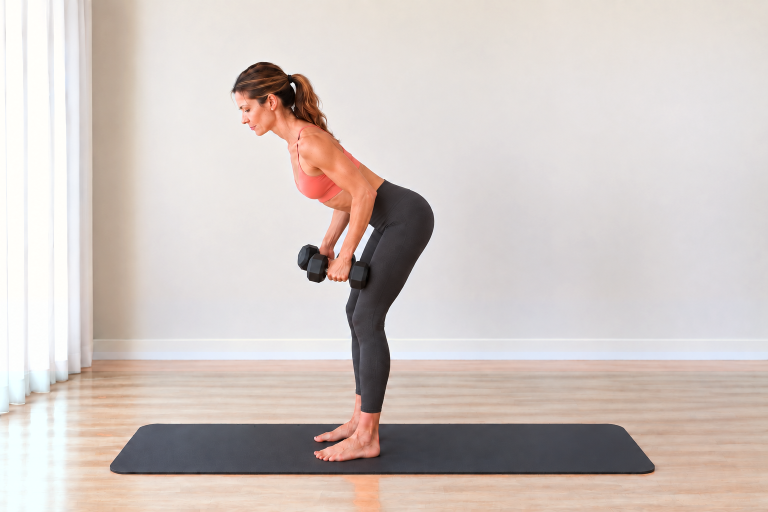
#> input picture .qa-kneeling-bear/site/Pilates Assets/02_Exercise_Cards/Triceps Kickback/triceps_kickback_start.png, 1536 x 1024 px (shown at 1/2 size); the run also reads 1 picture not shown here
$ python build_triceps_kickback_cards.py
#> lines starting #> are read from the running program, lines starting #| are printed output that depends on the picture; after the words box and inside, x2 and y2 are one past the last pixel; in counts of white or black regions, pixels touching at a corner belong together
# -*- coding: utf-8 -*-
from pathlib import Path
import hashlib

from PIL import Image, ImageDraw, ImageFont, ImageOps


BASE = Path(__file__).resolve().parent
START = BASE / "triceps_kickback_start.png"
HERO = BASE / "triceps_kickback_hero.png"
GUIDE = BASE / "triceps_kickback_guide_card_v01.png"
STEP = BASE / "triceps_kickback_step_by_step_v01.png"

BG = (244, 251, 250)
CARD = (255, 255, 255)
INK = (38, 44, 47)
MUTED = (92, 108, 112)
TEAL = (20, 154, 154)
TEAL_D = (14, 122, 123)
LINE = (210, 232, 230)
SOFT = (231, 247, 246)
WARN = (255, 247, 244)
FONT_DIR = Path(r"C:\Windows\Fonts")


def sha256(path):
    return hashlib.sha256(path.read_bytes()).hexdigest()


def font(name, size):
#> called with name = 'arialbd.ttf', size = 44
    for candidate in (FONT_DIR / name, FONT_DIR / "arial.ttf", FONT_DIR / "segoeui.ttf"):
        if candidate.exists():
            return ImageFont.truetype(str(candidate), size)
    return ImageFont.load_default()


F = {
    "title": font("arialbd.ttf", 44),
    "subtitle": font("arialbd.ttf", 21),
    "h2": font("arialbd.ttf", 25),
    "body": font("arial.ttf", 20),
    "small_b": font("arialbd.ttf", 17),
    "tiny": font("arial.ttf", 14),
    "step_title": font("arialbd.ttf", 38),
    "step_h": font("arialbd.ttf", 22),
    "step_body": font("arial.ttf", 18),
}


def rounded(draw, box, radius=28, fill=CARD, outline=LINE, width=2):
    draw.rounded_rectangle(box, radius=radius, fill=fill, outline=outline, width=width)


def wrap_text(draw, text, selected_font, max_width):
    lines, current = [], ""
    for word in text.split():
        candidate = (current + " " + word).strip()
        if draw.textbbox((0, 0), candidate, font=selected_font)[2] <= max_width or not current:
            current = candidate
        else:
            lines.append(current)
            current = word
    if current:
        lines.append(current)
    return lines


def draw_wrapped(draw, xy, text, selected_font, fill, max_width, line_gap=7):
    x, y = xy
    for line in wrap_text(draw, text, selected_font, max_width):
        draw.text((x, y), line, font=selected_font, fill=fill)
        y += draw.textbbox((0, 0), line, font=selected_font)[3] + line_gap
    return y


def fit_image(path, size, crop=True):
    with Image.open(path) as source:
        source = source.convert("RGB")
        if crop:
            return ImageOps.fit(source, size, method=Image.Resampling.LANCZOS, centering=(0.52, 0.55))
        contained = ImageOps.contain(source, size, Image.Resampling.LANCZOS)
    canvas = Image.new("RGB", size, CARD)
    canvas.paste(contained, ((size[0] - contained.width) // 2, (size[1] - contained.height) // 2))
    return canvas


def paste_round(base, image, box, radius=22):
    x1, y1, x2, y2 = box
    size = (x2 - x1, y2 - y1)
    if image.size != size:
        image = image.resize(size, Image.Resampling.LANCZOS)
    mask = Image.new("L", size, 0)
    ImageDraw.Draw(mask).rounded_rectangle((0, 0, size[0], size[1]), radius=radius, fill=255)
    base.paste(image, (x1, y1), mask)


def center_text(draw, box, text, selected_font, fill):
    x1, y1, x2, y2 = box
    bounds = draw.textbbox((0, 0), text, font=selected_font)
    draw.text(
        (x1 + (x2 - x1 - (bounds[2] - bounds[0])) / 2,
         y1 + (y2 - y1 - (bounds[3] - bounds[1])) / 2 - 2),
        text,
        font=selected_font,
        fill=fill,
    )


def pill(draw, xy, text, selected_font):
    x, y = xy
    bounds = draw.textbbox((0, 0), text, font=selected_font)
    box = (x, y, x + bounds[2] - bounds[0] + 32, y + bounds[3] - bounds[1] + 16)
    draw.rounded_rectangle(box, radius=16, fill=SOFT, outline=LINE, width=1)
    draw.text((x + 16, y + 7), text, font=selected_font, fill=TEAL_D)
    return box[2] + 8


def draw_icon(draw, center, kind, color=TEAL):
    x, y = center
    if kind == "breath":
        draw.arc((x - 8, y - 8, x + 8, y + 8), 25, 320, fill=color, width=3)
        draw.line((x + 7, y - 8, x + 12, y - 8, x + 12, y - 3), fill=color, width=3)
    elif kind == "focus":
        draw.ellipse((x - 8, y - 8, x + 8, y + 8), outline=color, width=3)
        draw.ellipse((x - 3, y - 3, x + 3, y + 3), fill=color)
    elif kind == "repeat":
        draw.arc((x - 9, y - 7, x + 9, y + 7), 200, 20, fill=color, width=3)
        draw.polygon([(x + 8, y - 8), (x + 14, y - 5), (x + 9, y - 1)], fill=color)


def verify_sources():
    for path in (START, HERO):
        if not path.exists():
            raise FileNotFoundError(path)
        with Image.open(path) as image:
#> image is the input picture: PIL image 1536x1024 RGB; mean R, G, B 209.3, 198.9, 194.4
            if image.mode != "RGB" or image.format != "PNG":
                raise RuntimeError(f"Unexpected source properties for {path.name}: {image.size} {image.mode}")
#> pass 2 of the loop in verify_sources, `for path in (START, HERO):`:
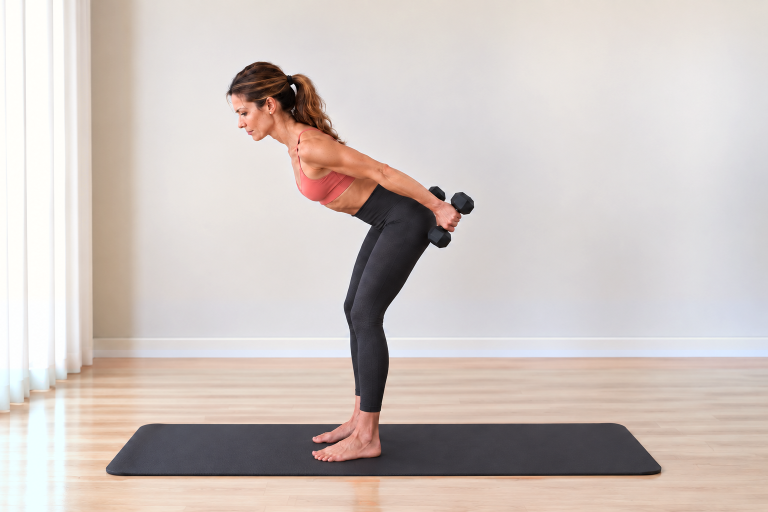
#> input picture Pilates Assets/02_Exercise_Cards/Triceps Kickback/triceps_kickback_hero.png, 1536 x 1024 px, found by its file name (shown at 1/2 size)
#> in verify_sources, image is the input picture: PIL image 1536x1024 RGB; mean R, G, B 206.9, 196.8, 192.5


def build_guide():
    image = Image.new("RGB", (780, 1688), BG)
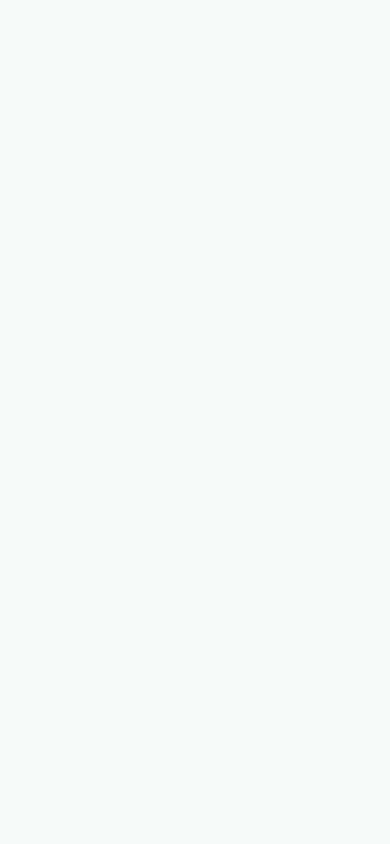
#> image: PIL image 780x1688 RGB (shown at 1/2 size); mean R, G, B 244, 251, 250
    draw = ImageDraw.Draw(image)

    rounded(draw, (34, 34, 746, 146))
    draw.text((62, 48), "TRICEPS KICKBACK", font=F["title"], fill=INK)
    draw.text((62, 98), "Zadní strana paží", font=F["subtitle"], fill=TEAL_D)
    x = pill(draw, (62, 154), "Triceps", F["small_b"])
#> x = 136
    pill(draw, (x, 154), "Činky", F["small_b"])

    rounded(draw, (34, 206, 746, 670))
    paste_round(image, fit_image(HERO, (680, 402), crop=True), (50, 232, 730, 634), 22)
#> in paste_round, `x1, y1, x2, y2 = box`: x1 = 50; y1 = 232; x2 = 730; y2 = 634
#> in paste_round, `size = (x2 - x1, y2 - y1)`: size = (680, 402)
#> in paste_round, `mask = Image.new("L", size, 0)`: mask: PIL image 680x402 L; every value is 0
#> in paste_round, `ImageDraw.Draw(mask).rounded_rectangle((0, 0, size[0], size[1]), radiu..`:
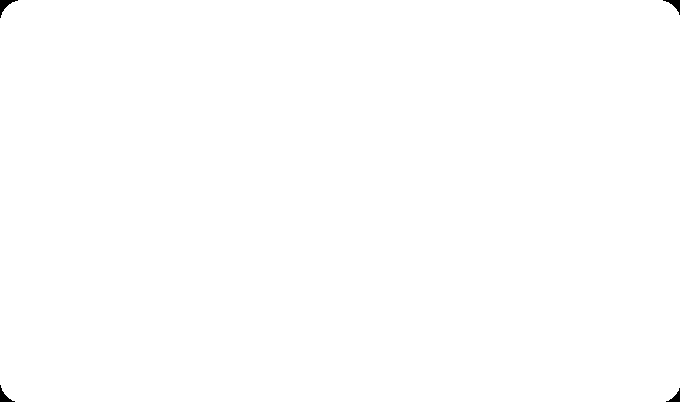
#> mask: PIL image 680x402 L; 99.9% white; 4 black regions, box (x1, y1, x2, y2) and area: (0, 0, 18, 18) 111, (663, 0, 680, 15) 93, (0, 385, 15, 402) 93, (666, 388, 680, 402) 76

    mini_y, mini_w, mini_h = 698, 218, 146
    xs = [34, 274, 514]
    labels = [
        ("START", "Lokty u těla", START),
        ("HERO", "Propni paže", HERO),
        ("START", "Kontrolovaný návrat", START),
    ]
    for index, (x0, (label, caption, source)) in enumerate(zip(xs, labels), 1):
        rounded(draw, (x0, mini_y, x0 + mini_w, mini_y + mini_h + 74), 22)
        paste_round(image, fit_image(source, (mini_w - 22, mini_h), crop=True),
                    (x0 + 11, mini_y + 10, x0 + mini_w - 11, mini_y + 10 + mini_h), 16)
#> call 2 of fit_image, with size = (196, 146), crop = True
#> in fit_image (call 2), `return ImageOps.fit(source, size, method=Image.Resampling.LANCZOS, cen..`:
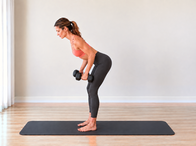
#> returned value: PIL image 196x146 RGB; mean R, G, B 206.4, 195.3, 190.6
#> call 2 of paste_round, with box = (45, 708, 241, 854), radius = 16
#> in paste_round (call 2), `x1, y1, x2, y2 = box`: x1 = 45; y1 = 708; x2 = 241; y2 = 854
#> in paste_round (call 2), `size = (x2 - x1, y2 - y1)`: size = (196, 146)
#> in paste_round (call 2), `mask = Image.new("L", size, 0)`: mask: PIL image 196x146 L; every value is 0
#> in paste_round (call 2), `ImageDraw.Draw(mask).rounded_rectangle((0, 0, size[0], size[1]), radiu..`:
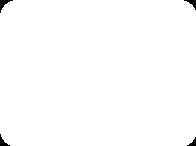
#> mask: PIL image 196x146 L; 99.3% white; 4 black regions, box (x1, y1, x2, y2) and area: (0, 0, 13, 13) 61, (184, 0, 196, 10) 48, (0, 134, 10, 146) 48, (187, 137, 196, 146) 36
        draw.ellipse((x0 + 15, mini_y + 15, x0 + 43, mini_y + 43), fill=TEAL)
        center_text(draw, (x0 + 15, mini_y + 15, x0 + 43, mini_y + 43), str(index), F["tiny"], CARD)
        center_text(draw, (x0 + 5, mini_y + mini_h + 14, x0 + mini_w - 5, mini_y + mini_h + 40), label, F["small_b"], INK)
        center_text(draw, (x0 + 8, mini_y + mini_h + 38, x0 + mini_w - 8, mini_y + mini_h + 60), caption, F["tiny"], MUTED)
#> pass 2 of the loop in build_guide, `for index, (x0, (label, caption, source)) in enumerate(zip(xs, labels)..`:

    info_y, box_w, box_h = 942, 218, 174
    info = [
        ("Dech", ["Výdech při propnutí.", "Nádech při návratu."], "breath"),
        ("Zaměř se", ["Lokty drž u těla.", "Nadloktí stabilní."], "focus"),
        ("Opakování", ["Lehká 10-12×", "Střední 11-13×", "Náročná 14-15×"], "repeat"),
    ]
    for x0, (title, lines, icon) in zip(xs, info):
        rounded(draw, (x0, info_y, x0 + box_w, info_y + box_h), 22, fill=CARD, outline=(222, 238, 236), width=1)
        draw_icon(draw, (x0 + 28, info_y + 31), icon)
        draw.text((x0 + 48, info_y + 19), title, font=F["small_b"], fill=INK)
        y = info_y + 58
        for line in lines:
            draw_wrapped(draw, (x0 + 18, y), line, F["tiny"], MUTED, box_w - 36, 4)
            y += 28

    rounded(draw, (34, 1152, 746, 1436))
    draw.text((62, 1184), "Krátký průběh", font=F["h2"], fill=INK)
    guide_lines = [
        "1. Zaujmi stabilní mírný předklon.",
        "2. Zpevni střed těla a drž záda neutrální.",
        "3. Lokty drž u těla a propni předloktí dozadu.",
        "4. Vrať činky kontrolovaně bez houpání trupem.",
    ]
    y = 1230
    for line in guide_lines:
        y = draw_wrapped(draw, (62, y), line, F["body"], MUTED, 650, 5) + 5
#> this loop made 4 passes
#> y on passes 1 to 4: 1252, 1274, 1296, 1318
#> after the loop, y = 1318

    rounded(draw, (34, 1466, 746, 1648), 28, fill=WARN, outline=(242, 220, 216), width=1)
    draw.text((62, 1498), "Na co si dát pozor", font=F["h2"], fill=INK)
    draw_wrapped(
        draw,
        (62, 1544),
        "Nezvedej ramena k uším, neprohýbej bedra a nešvihej činkami. Pohyb vychází hlavně z lokte.",
        F["body"],
        MUTED,
        650,
        7,
    )

    image.save(GUIDE, "PNG")


def build_step():
    image = Image.new("RGB", (780, 2280), BG)
#> image: PIL image 780x2280 RGB
    draw = ImageDraw.Draw(image)

    rounded(draw, (34, 34, 746, 136))
    draw.text((62, 48), "Krok za krokem", font=F["step_title"], fill=INK)
    draw.text((62, 94), "Triceps Kickback", font=F["small_b"], fill=TEAL_D)

    steps = [
        ("START", START, "Postav se stabilně a lehce se předkloň. Zpevni střed těla, drž záda neutrální a lokty přitáhni k trupu."),
        ("PROPNUTÍ PAŽÍ", HERO, "Bez pohybu nadloktí propni předloktí dozadu. Lokty zůstávají u těla."),
        ("KONTROLA POHYBU", HERO, "Krátce pohyb kontroluj v krajní poloze. Ramena drž dole a trup stabilní."),
        ("NÁVRAT", START, "Kontrolovaně pokrč lokty a vrať činky do výchozí polohy. Poté pokračuj dalším opakováním."),
    ]

    y = 174
    for index, (title, source, text) in enumerate(steps, 1):
        rounded(draw, (34, y, 746, y + 418))
        paste_round(image, fit_image(source, (680, 300), crop=True), (50, y + 24, 730, y + 324), 22)
#> in fit_image (call 5), `return ImageOps.fit(source, size, method=Image.Resampling.LANCZOS, cen..`:
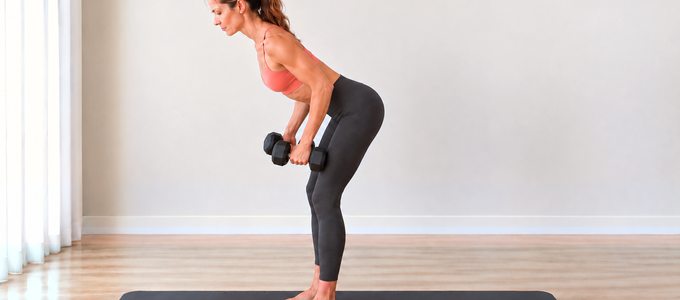
#> returned value: PIL image 680x300 RGB; mean R, G, B 212.5, 202.6, 199.2
#> in paste_round (call 5), `x1, y1, x2, y2 = box`: x1 = 50; y1 = 198; x2 = 730; y2 = 498
#> in paste_round (call 5), `size = (x2 - x1, y2 - y1)`: size = (680, 300)
#> in paste_round (call 5), `mask = Image.new("L", size, 0)`: mask: PIL image 680x300 L; every value is 0
#> in paste_round (call 5), `ImageDraw.Draw(mask).rounded_rectangle((0, 0, size[0], size[1]), radiu..`: mask: PIL image 680x300 L; 99.8% white; 4 black regions, box (x1, y1, x2, y2) and area: (0, 0, 18, 18) 111, (663, 0, 680, 15) 93, (0, 283, 15, 300) 93, (666, 286, 680, 300) 76
#> in paste_round (call 5), `base.paste(image, (x1, y1), mask)`:
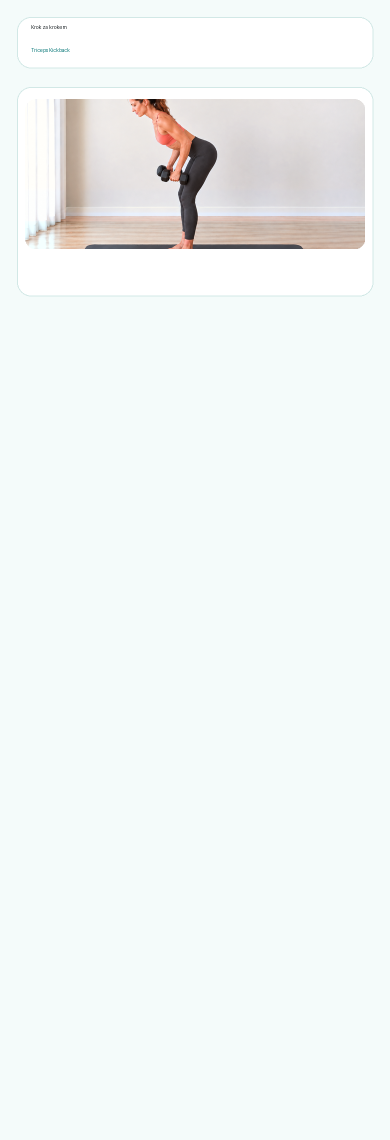
#> base: PIL image 780x2280 RGB (shown at 1/2 size); mean R, G, B 241.2, 245.7, 244.5
        draw.ellipse((62, y + 38, 104, y + 80), fill=TEAL)
        center_text(draw, (62, y + 38, 104, y + 80), str(index), F["small_b"], CARD)
        draw.text((62, y + 340), title, font=F["step_h"], fill=INK)
        draw_wrapped(draw, (62, y + 372), text, F["step_body"], MUTED, 650, 5)
        y += 418
        if index < len(steps):
            center_text(draw, (0, y + 13, 780, y + 55), "↓", font("arialbd.ttf", 32), TEAL_D)
            y += 76
#> pass 2 of the loop in build_step, `for index, (title, source, text) in enumerate(steps, 1):`:
#> in fit_image (call 6), `return ImageOps.fit(source, size, method=Image.Resampling.LANCZOS, cen..`:
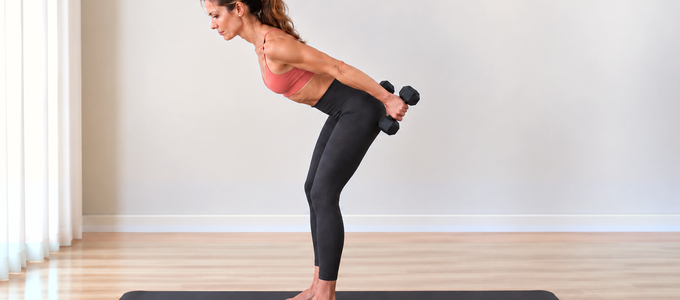
#> returned value: PIL image 680x300 RGB; mean R, G, B 210.5, 200.7, 197.2
#> y1 = 692; y2 = 992
#> in paste_round (call 6), `base.paste(image, (x1, y1), mask)`:
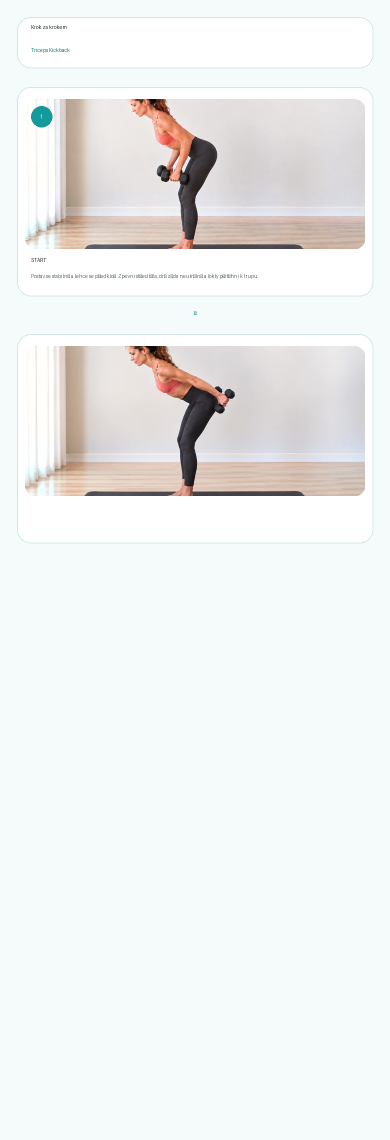
#> base: PIL image 780x2280 RGB (shown at 1/2 size); mean R, G, B 237.5, 239.9, 238.5

    rounded(draw, (34, 2114, 746, 2240), 28, fill=CARD, outline=LINE, width=1)
    draw.text((62, 2142), "Dech", font=F["h2"], fill=INK)
    draw_wrapped(
        draw,
        (62, 2186),
        "Vydechni při propnutí paží. Nadechni se při kontrolovaném návratu.",
        F["body"],
        MUTED,
        650,
        7,
    )

    image.save(STEP, "PNG")
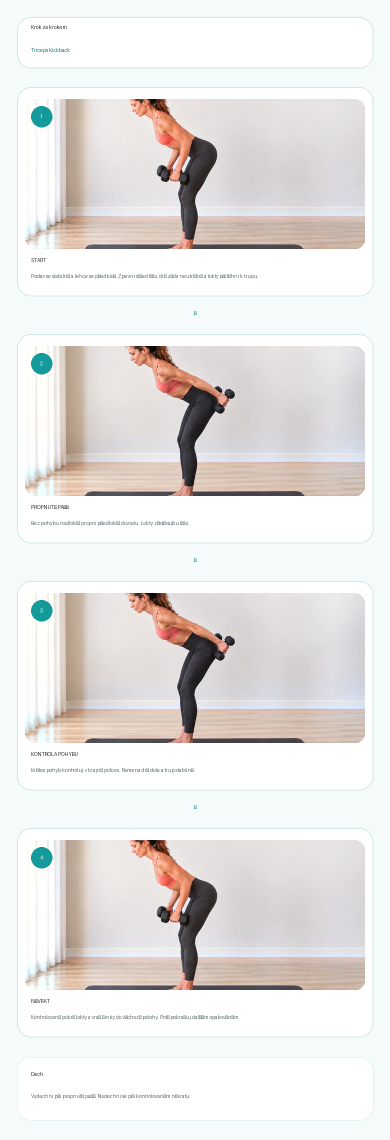
#> saved as triceps_kickback_step_by_step_v01.png: PIL image 780x2280 RGB (shown at 1/2 size); mean R, G, B 230.6, 228.5, 226.7


if __name__ == "__main__":
    verify_sources()
    build_guide()
    build_step()
    for path in (START, HERO, GUIDE, STEP):
        with Image.open(path) as image:
            print(path.name, image.size, image.mode, sha256(path))
#| triceps_kickback_start.png (1536, 1024) RGB 4c33cf9b6af79de86567a508a3283c4f3c0ccd70c621bd9627b06927193b3c43
#> pass 2 of the loop `for path in (START, HERO, GUIDE, STEP):`:
#| triceps_kickback_hero.png (1536, 1024) RGB 724935ca9f9294b7bc5d372e580ad635b6043dddbb1ade72053df6b3bb880005
